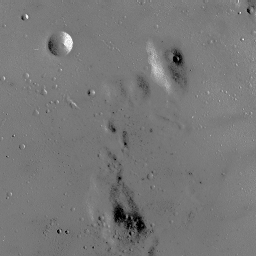
#> input picture hw3/moon.bmp, 256 x 256 px
$ python histogramEq.py
#> lines starting #> are read from the running program, lines starting #| are printed output that depends on the picture
import numpy as np
import cv2 as cv
import matplotlib.pyplot as plt

def equalizeHist(image):
    # Calculate histogram
    hist = cv.calcHist([image], [0], None, [256], [0, 256])
    # Normalize histogram
    hist = hist / hist.sum()
    # Calculate cumulative distribution function (CDF)
    cdf = hist.cumsum()
    # Normalize CDF to range [0, 255]
    cdf_normalized = (cdf * 255).astype(np.uint8)
    # Map pixel values using the CDF
    equalized_image = cdf_normalized[image]
    return equalized_image

def plot_histogram(image, title):
    hist = cv.calcHist([image], [0], None, [256], [0, 256])
    plt.figure()
    plt.title(title)
    plt.xlabel("Intensity Value")
    plt.ylabel("Pixel Count")
    plt.plot(hist, color='gray')
    plt.xlim([0, 256])
    plt.grid(True)
    plt.show()

def lighting_correction(image, method='linear'):
    """
    Correct gross shading by fitting either:
      - a plane:     I_shade(u,v) = a1*u + a2*v + a3          (method='linear')
      - a quadratic: I_shade(u,v) = a1*u^2 + a2*v^2 + a3*u*v + a4*u + a5*v + a6
    and then subtracting the fitted shading surface from the image.
    """

    rows, cols = image.shape
    # v = row index, u = col index
    v, u = np.mgrid[0:rows, 0:cols]
    u_flat = u.ravel().astype(np.float64)
    v_flat = v.ravel().astype(np.float64)
    t = image.ravel().astype(np.float64)  # intensity vector

    if method == 'linear':
        # build A = [u v 1]
        A = np.vstack([u_flat, v_flat, np.ones_like(u_flat)]).T
    elif method == 'quadratic':
        # build A = [u^2, v^2, u*v, u, v, 1]
        A = np.vstack([
            u_flat**2,
            v_flat**2,
            u_flat * v_flat,
            u_flat,
            v_flat,
            np.ones_like(u_flat)
        ]).T
    else:
        raise ValueError("Unknown lighting correction method.")

    # solve for a via normal equations (least squares)
    #    a = (A^T A)^{-1} A^T t
    ATA = A.T @ A
    ATA_inv = np.linalg.inv(ATA)
    a = ATA_inv @ (A.T @ t)

    # compute fitted shading surface
    S_flat = A @ a
    S = S_flat.reshape(rows, cols)

    # subtract shading and re-normalize contrast
    corrected = image.astype(np.float64) - S
    # add back the mean so we keep overall brightness
    corrected += np.mean(S)
    # clip & convert back to uint8
    corrected = np.clip(corrected, 0, 255).astype(np.uint8)
    return corrected

if __name__ == "__main__":
    image = cv.imread('hw3/moon.bmp', cv.IMREAD_GRAYSCALE)
#> image is the input picture: shape (256, 256); min 0, max 255, mean 119.7
    if image is None:
        raise ValueError("Image not found or unable to load.")

    # Plot histogram before equalization
    plot_histogram(image, "Histogram Before Equalization")
#> in plot_histogram, `hist = cv.calcHist([image], [0], None, [256], [0, 256])`: hist = 256 values, max 5145 at index 120, min 0 at index 1, mean 256
#> in plot_histogram, `plt.show()`:
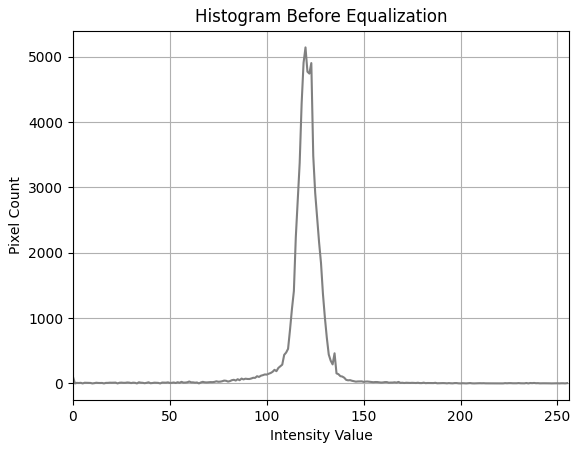
#> figure drawn by matplotlib, 1 panel; curve peaks at x = 120, y = 5145

    # Apply histogram equalization
    final_img = equalizeHist(image)
#> in equalizeHist, `hist = hist / hist.sum()`: hist = 256 values, max 0.0785 at index 120, min 0 at index 1, mean 0.00391
#> in equalizeHist, `cdf = hist.cumsum()`: cdf = 256 values from 0.00151 to 1
#> in equalizeHist, `cdf_normalized = (cdf * 255).astype(np.uint8)`: cdf_normalized = 256 values from 0 to 255
#> in equalizeHist, `equalized_image = cdf_normalized[image]`:
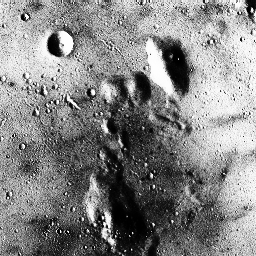
#> equalized_image: shape (256, 256); min 0, max 255, mean 133.2
    cv.imwrite('output.png', final_img)

    # Plot histogram before equalization
    plot_histogram(final_img, "Histogram After Equalization")
#> call 2 of plot_histogram, with title = 'Histogram After Equalization'
#> in plot_histogram (call 2), `hist = cv.calcHist([image], [0], None, [256], [0, 256])`: hist = 256 values, max 5145 at index 124, min 0 at index 17, mean 256
#> in plot_histogram (call 2), `plt.show()`:
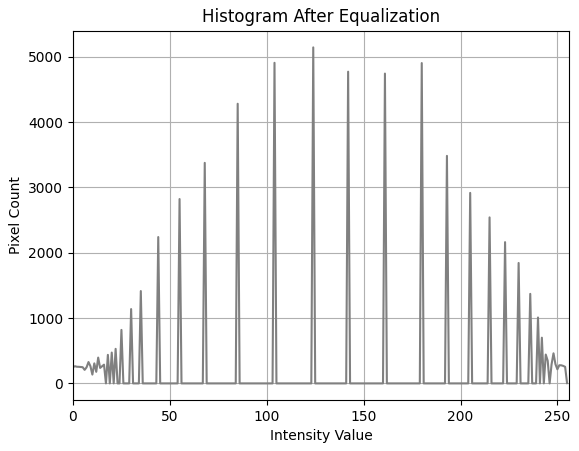
#> figure drawn by matplotlib, 1 panel; curve peaks at x = 124, y = 5145

    # Apply lighting correction
    corrected_image_linear = lighting_correction(final_img, method='linear')
#> in lighting_correction, `a = ATA_inv @ (A.T @ t)`: a = [0.154, -0.398, 164.3]
#> in lighting_correction, `S = S_flat.reshape(rows, cols)`:
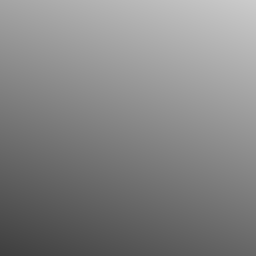
#> S: shape (256, 256) float64; min 62.76, max 203.6, mean 133.2
#> in lighting_correction, `corrected = np.clip(corrected, 0, 255).astype(np.uint8)`:
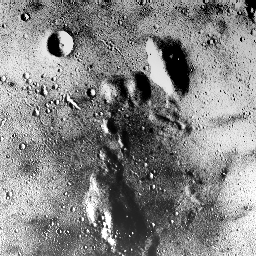
#> corrected: shape (256, 256); min 0, max 255, mean 133
    cv.imwrite('linear_corrected_output.png', corrected_image_linear)

    corrected_image_quadratic = lighting_correction(final_img, method='quadratic')
#> call 2 of lighting_correction, with method = 'quadratic'
#> in lighting_correction (call 2), `a = ATA_inv @ (A.T @ t)`: a = [0.00695, -0.000634, 0.000736, -1.71, -0.33, 244.4]
#> in lighting_correction (call 2), `S = S_flat.reshape(rows, cols)`:
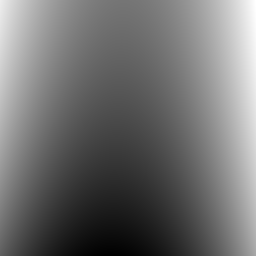
#> S: shape (256, 256) float64; min 35.42, max 259.7, mean 133.2; drawn with min black and max white
#> in lighting_correction (call 2), `corrected = np.clip(corrected, 0, 255).astype(np.uint8)`:
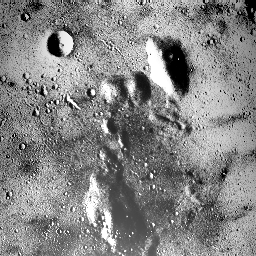
#> corrected: shape (256, 256); min 0, max 255, mean 132.7
    cv.imwrite('quadratic_corrected_output.png', corrected_image_quadratic)
